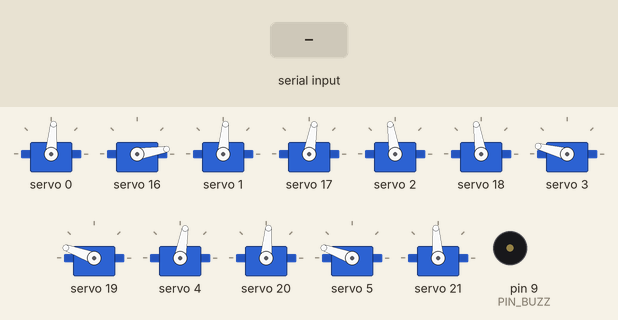
Bench run of a sketch on a simulated Arduino Uno, built with avr-gcc and run on an emulated ATmega328P. Parts: 12 × servo, buzzer (waves = sounding, pin HIGH). The test bench sets the inputs (shaded band). The local clock reads 2024-03-15 10:24:30 at power-on unless the sketch sets it; random numbers use the default seed unless the sketch sets one; what the sketch prints to the serial monitor is not drawn.

Above: at 9.1 s.
9.2 s: "enter" received over Serial
At 10.6 s:
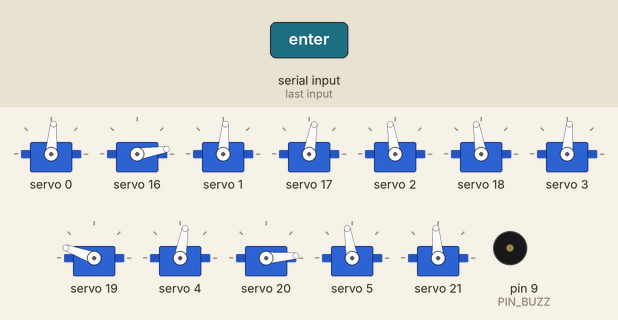
11.1 s: "D-0\n" received over Serial
At 13.9 s:
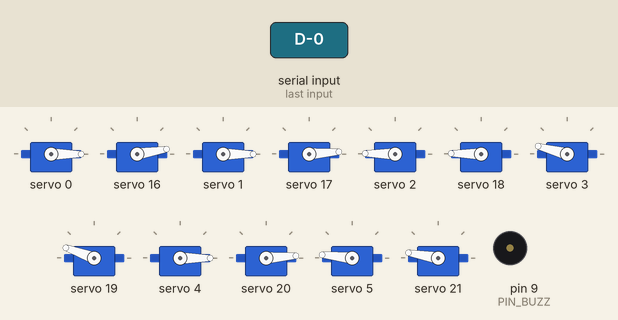
14.1 s: "T-00:00:00\n" received over Serial
17.1 s: "exit" received over Serial
At 20.4 s:
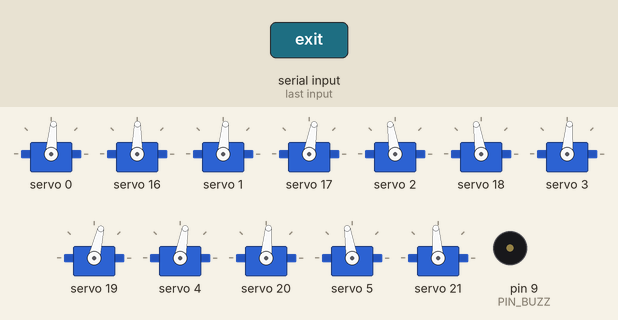
Timing chart, 0 to 21.1 s (numbered marks = the images above; inputs shaded):
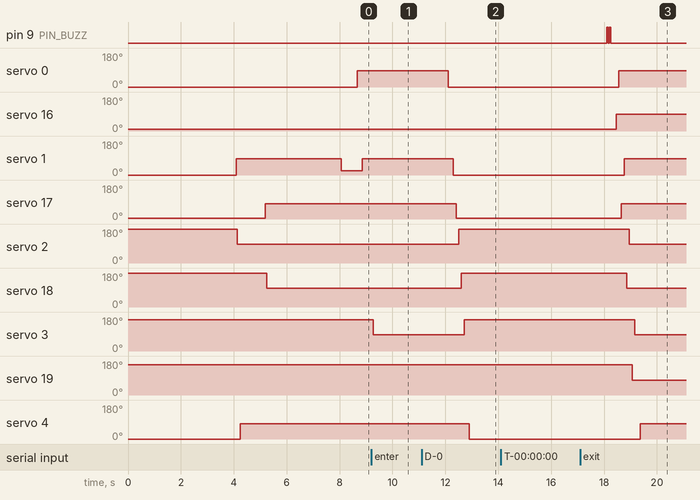

Measured:
- after the input at 11.1 s, servo 0: 85° → 0° after 1.0 s; servo 1: 85° → 0° after 1.2 s; servo 17: 80° → 4° after 1.3 s; servo 2: 99° → 179° after 1.4 s; servo 18: 99° → 179° after 1.5 s
- after the input at 14.1 s, every drawn part: stays the same
- after the input at 17.1 s, pin 9 (PIN_BUZZ): alternates HIGH for 0.05 s and LOW for 0.05 s, 4 changes in all, then stays LOW, starting after 1.0 s; servo 0: 0° → 85° after 1.5 s; servo 16: 9° → 89° after 1.4 s; servo 1: 0° → 85° after 1.7 s; servo 17: 4° → 80° after 1.6 s

The sketch:

7Seg_Clock_Servo.ino
```cpp
/**
 * (3) - Code hoàn chỉnh của dự án, với các tính năng sau:
 * |
 * Khi mới khởi động, mạch sẽ cho hiển thị ngẫu nhiên một nội dung nào đó
 * Trước khi bắt đầu chạy hiển thị TIME theo RTC
 * |
 * Để bật hoặc tắt tính năng Debug
 * Sử dụng hoặc vô hiệu hóa dòng code "#define ENABLE_DEBUG" ở file "PinConfig.h"
 * Khi mở Serial Monitor, chọn Baudrate 115200, chọn "No line ending"
 * |
 * Tất cả các động cơ Servo sẽ được "thả" hoàn toàn sau mỗi phút
 * Điều này giúp tăng độ bền của động cơ hơn nữa
 * |
 * → Nhập "enter" để [VÀO] chế độ cấu hình
 * → Nhập "exit" để [THOÁT] chế độ cấu hình
 *   |
 *   |  Trong chế độ cấu hình, các lệnh sau đây là phù hợp:
 *   |
 *   |  _ Nhập đúng cú pháp "T-00:00:00" để cài đặt thời gian cho RTC
 *   |  _ Nhập đúng cú pháp "D-0" để hiển thị các nội dung ngẫu nhiên do mình chọn
 */

/* ------------------------------------------------------------------------- */
/*                                  LIBRARY                                  */
/* ------------------------------------------------------------------------- */

#include "Control_Clock.h"

/* ------------------------------------------------------------------------- */
/*                                   OBJECT                                  */
/* ------------------------------------------------------------------------- */

// Khởi tạo Mạch thời gian thực
RTC_DS3231 rtc;

// Cài đặt địa chỉ I2C cho PCA9685
Adafruit_PWMServoDriver pwmH = Adafruit_PWMServoDriver(ADDRESS_H);
Adafruit_PWMServoDriver pwmM = Adafruit_PWMServoDriver(ADDRESS_M);

/* ------------------------------------------------------------------------- */
/*                                  VARIABLE                                 */
/* ------------------------------------------------------------------------- */

// Giá trị PWM để các "Hour Servo" làm "hiện" các thanh Segment
uint16_t segmentHOn[PIN_PCA9685] = {
    /////////////////////////////////////////////////// A -  B -  C -  D -  E -  F -  G
    290, 290, 320, 290, 280, 320, 295, // Hour Units:  00 - 01 - 02 - 03 - 04 - 05 - 06
    0, 0,                              //
    320, 290, 330, 315, 280, 320, 270, // Hour Tens:   09 - 10 - 11 - 12 - 13 - 14 - 15
};

// Giá trị PWM để các "Minute Servo" làm "hiện" các thanh Segment
uint16_t segmentMOn[PIN_PCA9685] = {
    ///////////////////////////////////////////////////// A -  B -  C -  D -  E -  F -  G
    300, 280, 320, 275, 290, 310, 290, // Minute Units:  00 - 01 - 02 - 03 - 04 - 05 - 06
    0, 0,                              //
    310, 275, 305, 290, 300, 300, 270, // Minute Tens:   09 - 10 - 11 - 12 - 13 - 14 - 15
};

// Giá trị PWM để các "Hour Servo" làm "ẩn" các thanh Segment
uint16_t segmentHOff[PIN_PCA9685] = {
    /////////////////////////////////////////////////// A -  B -  C -  D -  E -  F -  G
    110, 110, 490, 460, 110, 480, 470, // Hour Units:  00 - 01 - 02 - 03 - 04 - 05 - 06
    0, 0,                              //
    130, 120, 480, 490, 100, 480, 470, // Hour Tens:   09 - 10 - 11 - 12 - 13 - 14 - 15
};

// Giá trị PWM để các "Minute Servo" làm "ẩn" các thanh Segment
uint16_t segmentMOff[PIN_PCA9685] = {
    ///////////////////////////////////////////////////// A -  B -  C -  D -  E -  F -  G
    130, 120, 490, 450, 120, 470, 480, // Minute Units:  00 - 01 - 02 - 03 - 04 - 05 - 06
    0, 0,                              //
    120, 110, 470, 460, 130, 460, 460, // Minute Tens:   09 - 10 - 11 - 12 - 13 - 14 - 15
};

/**
 * digits[number][segment]
 * number : 0, 1, 2, 3, 4, 5, 6, 7, 8, 9
 * segment: A(0), B(1), C(2), D(3), E(4), F(5), G(6)
 *
 *  --      [A]
 * |  |   [F] [B]
 *  --  →   [G]
 * |  |   [E] [C]
 *  --      [D]
 *
 * Mảng [segment] chỉ có 2 giá trị:
 * 0 → ko cho phép hiện ("ẩn") các thanh Segment
 * 1 → cho phép "hiện" các thanh Segment
 *
 * Khi giá trị [segment] bằng...
 * 0 → sử dụng biến "segmentOff"
 * 1 → sử dụng biến "segmentOn"
 */
const bool digits[TOTAL_CHAR][SEGMENT] = {
    //////////////////////////////////// A - B - C - D - E - F - G
    {1, 1, 1, 1, 1, 1, 0}, // Digit 0  : .   .   .   .   .   .
    {0, 1, 1, 0, 0, 0, 0}, // Digit 1  :     .   .
    {1, 1, 0, 1, 1, 0, 1}, // Digit 2  : .   .       .   .       .
    {1, 1, 1, 1, 0, 0, 1}, // Digit 3  : .   .   .   .           .
    {0, 1, 1, 0, 0, 1, 1}, // Digit 4  :     .   .           .   .
    {1, 0, 1, 1, 0, 1, 1}, // Digit 5  : .       .   .       .   .
    {1, 0, 1, 1, 1, 1, 1}, // Digit 6  : .       .   .   .   .   .
    {1, 1, 1, 0, 0, 0, 0}, // Digit 7  : .   .   .
    {1, 1, 1, 1, 1, 1, 1}, // Digit 8  : .   .   .   .   .   .   .
    {1, 1, 1, 1, 0, 1, 1}, // Digit 9  : .   .   .   .       .   .
    ////////////////////////////////////
    {0, 1, 1, 0, 1, 1, 1}, // Kí tự 'H':     .   .       .   .   .
    {1, 0, 0, 1, 1, 1, 1}, // Kí tự 'E': .           .   .   .   .
    {0, 0, 0, 1, 1, 1, 0}, // Kí tự 'L':             .   .   .
    {1, 0, 0, 0, 1, 1, 1}, // Kí tự 'F': .   .           .   .   .
    {1, 1, 1, 0, 1, 1, 1}, // Kí tự 'A': .   .   .       .   .   .
    ////////////////////////////////////
    {0, 0, 0, 0, 0, 0, 1}, // Kí tự '-':                         . (CHAR_1)
    {0, 0, 0, 1, 0, 0, 0}, // Kí tự '_':             .             (CHAR_2)
    {0, 0, 0, 0, 0, 0, 0}, // Kí tự ' ':                           (CHAR_3)
    {1, 0, 0, 1, 1, 1, 0}, // Kí tự '[': .           .   .   .     (CHAR_4)
    {1, 1, 1, 1, 0, 0, 0}, // Kí tự ']': .   .   .   .             (CHAR_5)
    {1, 0, 0, 1, 0, 0, 0}, // Kí tự '=': .           .             (CHAR_6)
    {1, 1, 0, 0, 0, 1, 1}, // Kí tự 'º': .   .               .   . (CHAR_7)
    ////////////////////////////////////
    {1, 1, 1, 1, 1, 1, 1}, // Kí tự '8': .   .   .   .   .   .   . (CHAR_8)  - DEBUG
    {1, 1, 1, 1, 1, 1, 0}, // Kí tự 'O': .   .   .   .   .   .     (CHAR_9)  - DEBUG
    {0, 1, 1, 0, 0, 0, 0}, // Kí tự 'I':     .   .                 (CHAR_10) - DEBUG
    ////////////////////////////////////
    {1, 0, 0, 0, 1, 1, 0}, // Kí tự '7': .               .   .     (CHAR_11) - Kí tự '7' ngược
    {1, 0, 0, 0, 0, 0, 0}, // Kí tự '_': .                         (CHAR_12) - Kí tự '_' ngược
    {1, 1, 1, 0, 0, 0, 0}  // Kí tự '7 : .   .   .                 (CHAR_13) - DEBUG
};

/* ------------------------------------------------------------------------- */

// Lưu trữ con số sẽ chuẩn bị hiển thị cho mỗi Digit
byte hourTens;
byte hourUnits;
byte minuteTens;
byte minuteUnits;

// Lưu con số hiện tại đang dùng hiển thị cho mỗi Digit
byte prevHourTens;
byte prevHourUnits;
byte prevMinuteTens;
byte prevMinuteUnits;

/* ------------------------------------------------------------------------- */

// Lưu trữ toàn bộ dữ liệu thời gian từ RTC
DateTime now;

// Giúp theo dõi thời gian cho việc thực hiện chu kỳ đọc RTC
unsigned long updateTime = 0;

/* ------------------------------------------------------------------------- */

// Bảng menu hiển thị ngẫu nhiên khi khởi động
enum menuDisplay
{
  FULL = 1, // Hiệu ứng riêng!
  HI,       //
  HELLO,    //
  FA,       //
  ALO,      //
  AH,       //
  NONE,     // Hiệu ứng riêng!
  HELL,     //
  SMILE,    //
  CRY,      //
  BOX,      //
  FROZEN,   //
  QUANTITY  // Tổng số menu
} whatDisplay;

// Cho phép hoặc ko chạy tính năng hiển thị thời gian
bool enableRun = false;

// Lưu dữ liệu nhận được từ người dùng
String inputData = "";

/* ------------------------------------------------------------------------- */
/*                                  FUNCTION                                 */
/* ------------------------------------------------------------------------- */

void displayRandom(int menuChosen)
{
  /* -------------------- Cho "ẩn" tất cả thanh Segment -------------------- */

  DEBUG_PRINTLN(F("Hide all Segment."));
  hide_all_segment(&pwmH, &pwmM);

  /* ---------- Cho "hiện" các thanh Segment theo cách ngẫu nhiên ---------- */

  switch (menuChosen)
  {
  case FULL:
    DEBUG_PRINTLN(F("Show all Segment."));
    show_all_segment(&pwmH, &pwmM);
    break;
  case HI:
    DEBUG_PRINTLN(F("Show 'HI'."));
    show_HI(&pwmH, &pwmM);
    break;
  case HELLO:
    DEBUG_PRINTLN(F("Show 'HELLO'."));
    show_HELLO(&pwmH, &pwmM);
    break;
  case FA:
    DEBUG_PRINTLN(F("Show 'FA'."));
    show_FA(&pwmH, &pwmM);
    break;
  case ALO:
    DEBUG_PRINTLN(F("Show 'ALO'."));
    show_ALO(&pwmH, &pwmM);
    break;
  case AH:
    DEBUG_PRINTLN(F("Show 'AH'."));
    show_AH(&pwmH, &pwmM);
    break;
  case NONE:
    DEBUG_PRINTLN(F("Show None."));
    show_none(&pwmH, &pwmM);
    break;
  case HELL:
    DEBUG_PRINTLN(F("Show 'HELL'."));
    show_HELL(&pwmH, &pwmM);
    break;
  case SMILE:
    DEBUG_PRINTLN(F("Show Smile."));
    show_smile(&pwmH, &pwmM);
    break;
  case CRY:
    DEBUG_PRINTLN(F("Show T_T."));
    show_cry(&pwmH, &pwmM);
    break;
  case BOX:
    DEBUG_PRINTLN(F("Show Box."));
    show_box(&pwmH, &pwmM);
    break;
  case FROZEN:
    DEBUG_PRINTLN(F("Show Frozen."));
    show_frozen(&pwmH, &pwmM);
    break;
  }
}

/* ------------------------------------------------------------------------- */
/*                             CONFIG (ONE TIME!)                            */
/* ------------------------------------------------------------------------- */

void setup()
{
  // Khởi động Serial (Debug)
  DEBUG_BEGIN(115200);

  // Khởi động RTC
  DEBUG_PRINT(F("Init RTC..."));
  rtc.begin();
  DEBUG_PRINTLN(F("done."));

  // Khởi động còi báo
  DEBUG_PRINT(F("Init Buzz..."));
  pinMode(PIN_BUZZ, OUTPUT);
  digitalWrite(PIN_BUZZ, LOW);
  DEBUG_PRINTLN(F("done."));

  // Khởi động PCA9685
  DEBUG_PRINT(F("Init PCA9685..."));
  pwmH.begin();
  pwmM.begin();
  pwmH.setOscillatorFrequency(DRIVER_FREQ);
  pwmM.setOscillatorFrequency(DRIVER_FREQ);
  pwmH.setPWMFreq(SERVO_FREQ);
  pwmM.setPWMFreq(SERVO_FREQ);
  DEBUG_PRINTLN(F("done."));

  /**
   * Chọn một menu ngẫu nhiên để hiển thị khi mới khởi động
   */
  now = rtc.now();                   // Cập nhập dữ liệu thời gian từ RTC
  randomSeed(now.unixtime());        // Cấy mầm tạo số ngẫu nhiên - "Since midnight 1/1/1970"
  whatDisplay = random(1, QUANTITY); // Lấy số ngẫu nhiên, lần 1 (bỏ qua)
  whatDisplay = random(1, QUANTITY); // Lấy số ngẫu nhiên, lần 2 (sử dụng)
  displayRandom(whatDisplay);        //

  /* ----------------------------------------------------------------------- */

  // Cho phép hiển thị thời gian
  enableRun = true;

  // Đợi khoảng thời gian trước khi vào chương trình chính
  delay(TIME_WAIT);
}

/* ------------------------------------------------------------------------- */
/*                                    MAIN                                   */
/* ------------------------------------------------------------------------- */

void loop()
{
  /* --------------- Xử lý nếu có tín hiệu gửi từ người dùng --------------- */

  if (DEBUG_AVAILABLE() > 0)
  {
    // Xóa dữ liệu cũ và lưu chuỗi dữ liệu mới nhận được
    inputData = "";
    inputData = DEBUG_READ_STRING();

    if (inputData == "enter")
    {
      // Vào chế độ cấu hình, ko chạy hiển thị thời gian
      enableRun = false;
      DEBUG_PRINTLN(F("=== ENTER ==="));
    }
    else if (inputData == "exit")
    {
      // Thoát khỏi chế độ cấu hình, quay lại hoạt động như bình thường
      enableRun = true;
      DEBUG_PRINTLN(F("=== EXIT ==="));
    }
  }

  /* ---------------------- Chế độ hiển thị thời gian ---------------------- */

  if (enableRun)
  {
    /**
     * Cập nhập dữ liệu thời gian mới nhất từ RTC
     */
    if (millis() - updateTime >= TIME_UPDATE)
    {
      // Lưu mốc thời gian mới gần nhất
      updateTime = millis();

      // Cập nhập dữ liệu thời gian từ RTC
      now = rtc.now();
      DEBUG_PRINT(F("→ "));
      DEBUG_PRINT(now.hour(), DEC);
      DEBUG_PRINT(F(":"));
      DEBUG_PRINT(now.minute(), DEC);
      DEBUG_PRINT(F(":"));
      DEBUG_PRINTLN(now.second(), DEC);
    }

    /**
     * Nếu phát hiện giá trị PHÚT thay đổi
     * Cho cập nhập hiển thị thời gian mới lên đồng hồ
     */
    if ((now.minute() % 10) != prevMinuteUnits)
    {
      DEBUG_PRINTLN(F("Update Time."));

      /* ------------------------------------------------------------------- */

      // Tách giá trị "Hour" thành 2 Digit, cho hàng chục (TEN) và hàng đơn vị (UNIT)
      hourTens = now.hour() / 10;
      hourUnits = now.hour() % 10;

      // Tách giá trị "Minute" thành 2 Digit, cho hàng chục (TEN) và hàng đơn vị (UNIT)
      minuteTens = now.minute() / 10;
      minuteUnits = now.minute() % 10;

      /* ------------------------------------------------------------------- */

      // Còi báo các mốc thời gian
      switch (now.minute())
      {
      case 0:
        tickTick(); // Báo sau mỗi (1h) trôi qua
        break;
      case 15:
      case 30:
      case 45:
        tick(); // Báo sau mỗi (15m) trôi qua
        break;
      }

      /* ------------------------------------------------------------------- */

      // Di chuyển các đoạn liền kề (B) và (F) để né đoạn giữa (G), nếu cần thiết
      moveMiddle(&pwmH, &pwmM);

      // Cho hiển thị các đoạn còn lại từ (A), (B), (C), (D), (E), (F)
      updateDisplay(&pwmH, &pwmM);

      // Lưu tạm giá trị các Digit hiện đang dùng
      prevHourTens = hourTens;
      prevHourUnits = hourUnits;
      prevMinuteTens = minuteTens;
      prevMinuteUnits = minuteUnits;

      /* ------------------------------------------------------------------- */

      // Cho tất cả các Servo nghỉ
      delay(TIME_SLOW);
      release(&pwmH, &pwmM);
    }
  }

  /* --------------------------- Chế độ cấu hình --------------------------- */

  else
  {
    /* ------------------- Nhập đúng cú pháp "T-00:00:00" ------------------ */
    if (inputData[0] == 'T')
    {
      // Xác định vị trí của một số kí tự
      byte blank_1 = inputData.indexOf("-");
      byte blank_2 = inputData.indexOf(":", blank_1 + 1);
      byte blank_3 = inputData.indexOf(":", blank_2 + 1);

      // Xác định giá trị GIỜ : PHÚT : GIÂY
      DEBUG_PRINT(F("→ "));
      DEBUG_PRINTLN(inputData);
      int hour = inputData.substring(blank_1 + 1, blank_2).toInt();
      DEBUG_PRINT(F("Hour   : "));
      DEBUG_PRINTLN(hour);
      int minute = inputData.substring(blank_2 + 1, blank_3).toInt();
      DEBUG_PRINT(F("Minute : "));
      DEBUG_PRINTLN(minute);
      int second = inputData.substring(blank_3 + 1).toInt();
      DEBUG_PRINT(F("Second : "));
      DEBUG_PRINTLN(second);

      // Cài đặt thời gian cho RTC
      rtc.adjust(DateTime(2023, 8, 21, hour, minute, second));
      DEBUG_PRINTLN(F("Set Time OK!"));
    }
    /* ---------------------- Nhập đúng cú pháp "D-0" ---------------------- */
    else if (inputData[0] == 'D')
    {
      // Xác định vị trí của một số kí tự
      byte blank_1 = inputData.indexOf("-");

      // Xác định giá trị menu
      DEBUG_PRINT(F("→ "));
      DEBUG_PRINTLN(inputData);
      int menu = inputData.substring(blank_1 + 1).toInt();
      DEBUG_PRINT(F("Display: "));
      DEBUG_PRINTLN(menu);

      // Cho hiển thị theo menu đã chọn
      displayRandom(menu);

      // Cho tất cả các Servo nghỉ
      delay(TIME_SLOW);
      release(&pwmH, &pwmM);
    }
    /* ---------------------- Thêm các cú pháp cần... ---------------------- */
    // else if (){}
    /* --------------------------------------------------------------------- */
    inputData = "";
  }
}
```

Source omitted: Control_Clock.cpp (13796 bytes), Control_Clock.h (4189 bytes), Pin_Config.h (5660 bytes)
